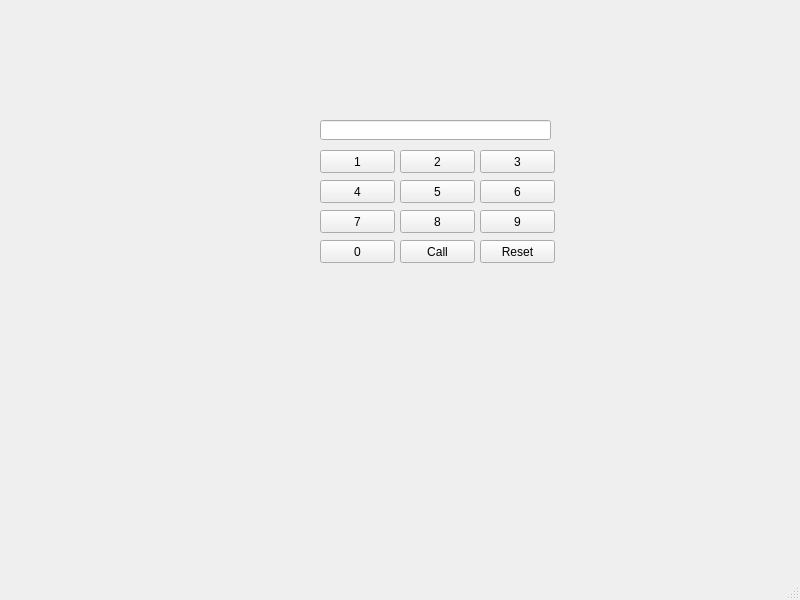
<?xml version="1.0" encoding="UTF-8"?>
<ui version="4.0">
 <class>MainWindow</class>
 <widget class="QMainWindow" name="MainWindow">
  <property name="geometry">
   <rect>
    <x>0</x>
    <y>0</y>
    <width>800</width>
    <height>600</height>
   </rect>
  </property>
  <property name="windowTitle">
   <string>MainWindow</string>
  </property>
  <widget class="QWidget" name="centralwidget">
   <widget class="QPushButton" name="pb_10">
    <property name="geometry">
     <rect>
      <x>320</x>
      <y>240</y>
      <width>75</width>
      <height>23</height>
     </rect>
    </property>
    <property name="text">
     <string>0</string>
    </property>
   </widget>
   <widget class="QPushButton" name="pb_3">
    <property name="geometry">
     <rect>
      <x>480</x>
      <y>150</y>
      <width>75</width>
      <height>23</height>
     </rect>
    </property>
    <property name="text">
     <string>3</string>
    </property>
   </widget>
   <widget class="QLineEdit" name="ln">
    <property name="geometry">
     <rect>
      <x>320</x>
      <y>120</y>
      <width>231</width>
      <height>20</height>
     </rect>
    </property>
   </widget>
   <widget class="QPushButton" name="pb">
    <property name="geometry">
     <rect>
      <x>320</x>
      <y>150</y>
      <width>75</width>
      <height>23</height>
     </rect>
    </property>
    <property name="text">
     <string>1</string>
    </property>
   </widget>
   <widget class="QPushButton" name="pb_6">
    <property name="geometry">
     <rect>
      <x>480</x>
      <y>180</y>
      <width>75</width>
      <height>23</height>
     </rect>
    </property>
    <property name="text">
     <string>6</string>
    </property>
   </widget>
   <widget class="QPushButton" name="pb_2">
    <property name="geometry">
     <rect>
      <x>400</x>
      <y>150</y>
      <width>75</width>
      <height>23</height>
     </rect>
    </property>
    <property name="text">
     <string>2</string>
    </property>
   </widget>
   <widget class="QPushButton" name="pb_4">
    <property name="geometry">
     <rect>
      <x>320</x>
      <y>180</y>
      <width>75</width>
      <height>23</height>
     </rect>
    </property>
    <property name="text">
     <string>4</string>
    </property>
   </widget>
   <widget class="QPushButton" name="pb_9">
    <property name="geometry">
     <rect>
      <x>480</x>
      <y>210</y>
      <width>75</width>
      <height>23</height>
     </rect>
    </property>
    <property name="text">
     <string>9</string>
    </property>
   </widget>
   <widget class="QPushButton" name="pb_8">
    <property name="geometry">
     <rect>
      <x>400</x>
      <y>210</y>
      <width>75</width>
      <height>23</height>
     </rect>
    </property>
    <property name="text">
     <string>8</string>
    </property>
   </widget>
   <widget class="QPushButton" name="pb_5">
    <property name="geometry">
     <rect>
      <x>400</x>
      <y>180</y>
      <width>75</width>
      <height>23</height>
     </rect>
    </property>
    <property name="text">
     <string>5</string>
    </property>
   </widget>
   <widget class="QPushButton" name="pb_7">
    <property name="geometry">
     <rect>
      <x>320</x>
      <y>210</y>
      <width>75</width>
      <height>23</height>
     </rect>
    </property>
    <property name="text">
     <string>7</string>
    </property>
   </widget>
   <widget class="QPushButton" name="pb_11">
    <property name="geometry">
     <rect>
      <x>400</x>
      <y>240</y>
      <width>75</width>
      <height>23</height>
     </rect>
    </property>
    <property name="text">
     <string>Call</string>
    </property>
   </widget>
   <widget class="QPushButton" name="pb_12">
    <property name="geometry">
     <rect>
      <x>480</x>
      <y>240</y>
      <width>75</width>
      <height>23</height>
     </rect>
    </property>
    <property name="text">
     <string>Reset</string>
    </property>
   </widget>
  </widget>
  <widget class="QMenuBar" name="menubar">
   <property name="geometry">
    <rect>
     <x>0</x>
     <y>0</y>
     <width>800</width>
     <height>21</height>
    </rect>
   </property>
  </widget>
  <widget class="QStatusBar" name="statusbar"/>
 </widget>
 <resources/>
 <connections/>
</ui>
